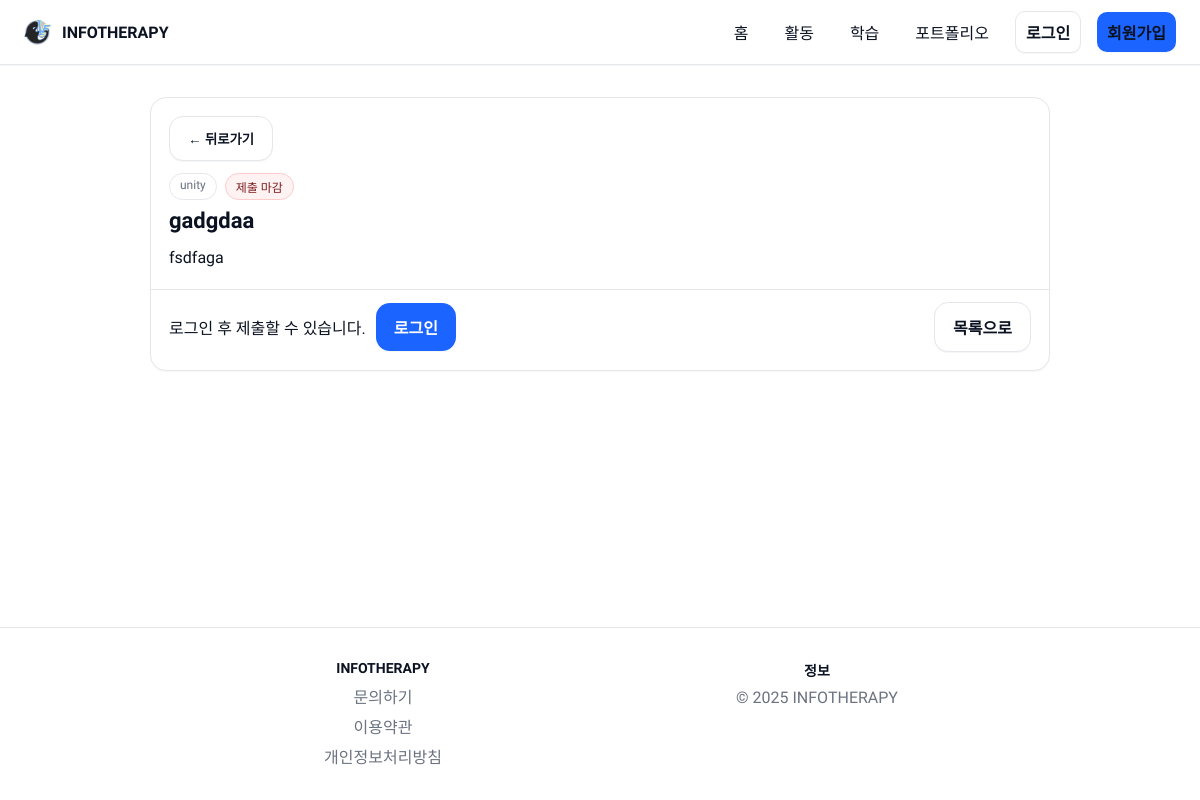
The app's page /assignment/5 with its own data.
### tables this page shows
CREATE TABLE assignments (
              id INTEGER PRIMARY KEY AUTOINCREMENT,
              title TEXT NOT NULL,
              due TEXT,
              description TEXT,
              category TEXT
            , file_path TEXT, file_paths TEXT DEFAULT '[]');

### app.py (the view, shortened to what this page needs)
    @app.route("/assignment/<int:item_id>")
    def assignment_detail(item_id: int):
        with get_db() as cx:
            a = cx.execute("SELECT id, title, due, description, category, file_path, file_paths FROM assignments WHERE id=?", (item_id,)).fetchone()
        if not a:
            return redirect(url_for("learn"))
        a = dict(a)
        def is_overdue(due_str: str) -> bool:
            if not due_str:
                return False
            try:
                from zoneinfo import ZoneInfo
                seoul = ZoneInfo("Asia/Seoul")
                now_local = datetime.now(seoul_tz)
            except Exception:
                seoul = None
                now_local = datetime.now(seoul_tz)
            for fmt in ("%Y-%m-%d %H:%M", "%Y-%m-%d"):
                try:
                    due_dt = datetime.strptime(due_str.strip(), fmt)
                    if fmt == "%Y-%m-%d":
                        due_dt = due_dt.replace(hour=23, minute=59, second=59)
                    if seoul:
                        due_dt = due_dt.replace(tzinfo=seoul)
                    return now_local > due_dt
                except Exception:
                    continue
            return False
        overdue = is_overdue(a.get("due", ""))
        submitted = False
        submitted_at = None
        submission_text = None
        return render_template("assignment_detail.html", a=a, submitted=submitted, submitted_at=submitted_at, overdue=overdue, submission_text=submission_text)

### templates/assignment_detail.html (shortened to what this page needs)
{% extends 'base.html' %}
{% block content %}
  <div class="assignment-card">
    <div class="assignment-head">
      <div class="back-button-container">
        <button class="btn btn-outline" onclick="goBack()">← 뒤로가기</button>
      </div>
      <div class="chips">
        {% if a.category %}<span class="chip">{{ a.category }}</span>{% endif %}
        {% if submitted %}
          <span class="chip done">완료</span>
          {% if submitted_at %}<span class="chip subtle">시간 {{ submitted_at | short_dt }}</span>{% endif %}
        {% elif overdue %}
          <span class="chip warn">제출 마감</span>
        {% elif a.due %}
          <span class="chip subtle">마감 {{ a.due | short_dt }}</span>
        {% endif %}
      </div>
      <h2 class="title">{{ a.title }}</h2>
    </div>
    <div class="assignment-body">
      <div class="desc">{{ a.description | autolink | safe }}</div>
    </div>
    <div class="assignment-actions">
        {% if not submitted %}
        {% if session.get('uid') %}
          <details class="submit-box">
            <summary class="btn btn-outline">제출</summary>
            <form class="form" action="{{ url_for('submit_assignment') }}" method="post" enctype="multipart/form-data">
              <input type="hidden" name="title" value="{{ a.title }}">
              <input type="hidden" name="category" value="{{ a.category }}">
              <div class="row">
                <label for="text_detail">내용(텍스트)</label>
                <textarea id="text_detail" name="text_content" placeholder="설명 또는 링크 (선택)"></textarea>
              </div>
              <div class="row">
                <label for="files_detail">파일(선택)</label>
                <div class="file-upload-container">
                  <input id="files_detail" name="files" type="file" accept="*/*" multiple>
                  <div id="files-selected" class="files-selected" style="display: none;">
                    <div id="files-list"></div>
                  </div>
                </div>
                <small class="file-hint">모든 파일 형식 지원 (영상, 이미지, 문서, 압축파일 등) - 여러 파일 선택 가능</small>
              </div>
              <button class="btn btn-primary" type="submit">제출하기</button>
            </form>
          </details>
        {% else %}
          <div class="login-hint">
            <span>로그인 후 제출할 수 있습니다.</span>
            <a class="btn btn-primary" href="{{ url_for('login') }}">로그인</a>
          </div>
        {% endif %}
      {% endif %}
      <a class="btn btn-outline" href="{{ url_for('learn') }}">목록으로</a>
    </div>
  </div>
{% endblock %}

### static/css/main.css (style rules this page uses)
:root { --bg: #ffffff; --text: #0b1221; --muted: #6b7280; --primary: #1b64ff; --primary-600: #1553d6; --surface: #f6f7fb; --border: #e5e7eb; }
* { box-sizing: border-box; }
html, body { height: 100%; }
body { margin: 0; font-family: "Pretendard", -apple-system, BlinkMacSystemFont, "Segoe UI", Roboto, Oxygen, Ubuntu, Cantarell, "Fira Sans", "Droid Sans", "Helvetica Neue", Arial, "Apple Color Emoji", "Segoe UI Emoji"; color: var(--text); background: var(--bg); -webkit-font-smoothing: antialiased; -moz-osx-font-smoothing: grayscale; overflow-x: hidden; }
html { scrollbar-width: none; }
body { display: flex; flex-direction: column; min-height: 100vh; }
.btn { display: inline-flex; align-items: center; justify-content: center; gap: 8px; border-radius: 14px; padding: 12px 18px; font-weight: 600; text-decoration: none; cursor: pointer; transition: all .15s ease; box-shadow: 0 1px 0 rgba(17,24,39,0.04); }
.btn-primary { background: var(--primary); color: #fff; }
.btn-outline { border: 1px solid var(--border); color: var(--text); background: #fff; }
.chip { border: 1px solid var(--border); background:#fff; border-radius: 999px; padding: 6px 10px; cursor: pointer; }

### templates/assignment_detail.html (style rules this page uses)
.assignment-card { max-width: 900px; margin: 0 auto; background:#fff; border:1px solid var(--border); border-radius:16px; box-shadow:0 1px 2px rgba(17,24,39,0.04); }
.assignment-head { padding: 18px 18px 0; }
.back-button-container { margin-bottom: 12px; }
.chips { display:flex; gap:8px; flex-wrap:wrap; margin-bottom:8px; }
.chip { border:1px solid var(--border); background:#fff; border-radius:999px; padding:4px 10px; font-size:12px; color: var(--muted); }
.chip.warn { border-color:#fecaca; background:#fef2f2; color:#7f1d1d; }
.title { margin: 0 0 12px; font-size: 22px; }
.assignment-body { padding: 0 18px 18px; }
.assignment-body .desc { white-space: pre-wrap; line-height: 1.6; color: var(--text); }
.assignment-actions { display:flex; gap:10px; align-items:center; justify-content: space-between; padding: 12px 18px 18px; border-top:1px solid var(--border); flex-wrap: wrap; }
.login-hint { display:flex; gap:10px; align-items:center; }

### records on screen
assignments: category "unity", title "gadgdaa", description|autolink "fsdfaga"
